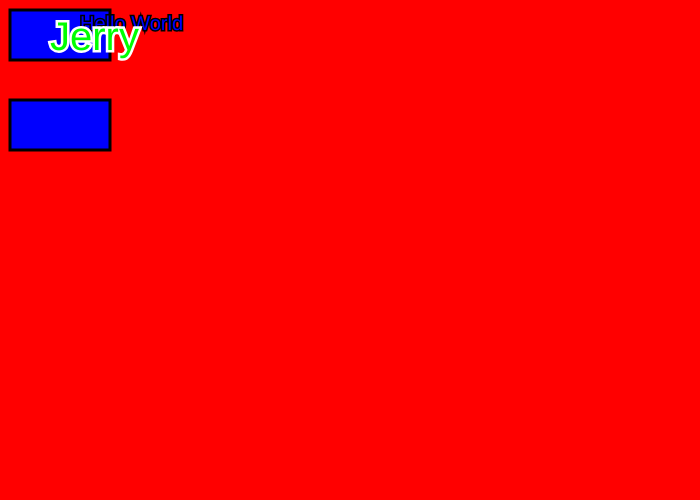
Frame 1 (no input)
Frame 60 (no input): identical to frame 1, image omitted
Frame 120 (the mouse pressed at the canvas centre since frame 60): identical to frame 1, image omitted

The p5.js sketch that drew this single still picture (run headless with seeded random() and noise() and a simulated clock; from frame 60 on, the mouse is pressed at the canvas centre):

// p5.js sketch
// ── sketch.js
function setup()
{
  createCanvas(700,500);
  
}

function draw()
{
	background(255,0,0)

	fill(0,0,255);
	stroke(0,0,0);
	strokeWeight(3);

	rect(10,10,100,50);

	textSize(20)

	text("Hello World",80,30);

	textSize(1)
	strokeWeight(0)
	fill(255,0,0)
	text("Donald Trump",10,130);

strokeWeight(3)
stroke(0,0,0)
	fill(0,0,255)
	rect(10,100,100,50);
	
	fill(0,255,0)
	stroke(255,255,255)
	strokeWeight(5)
	textSize(40)
	text("Jerry",50,50);
	



}
